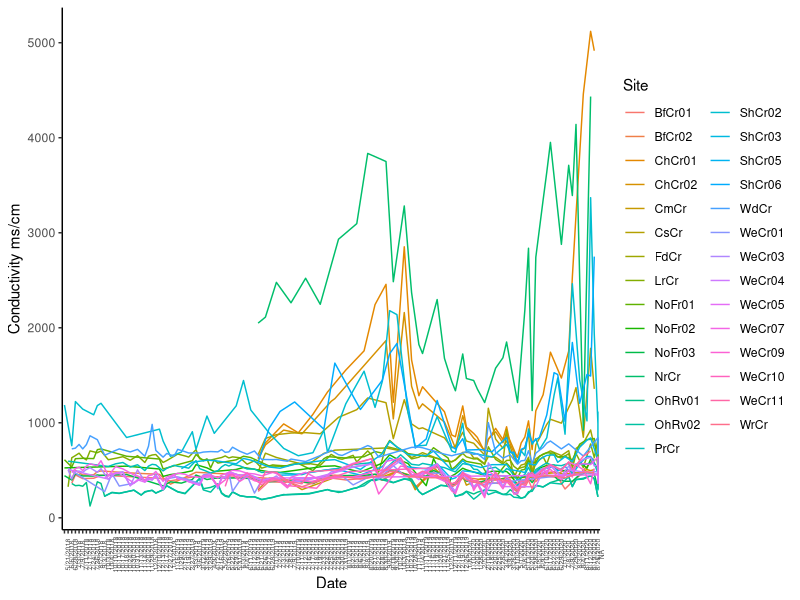
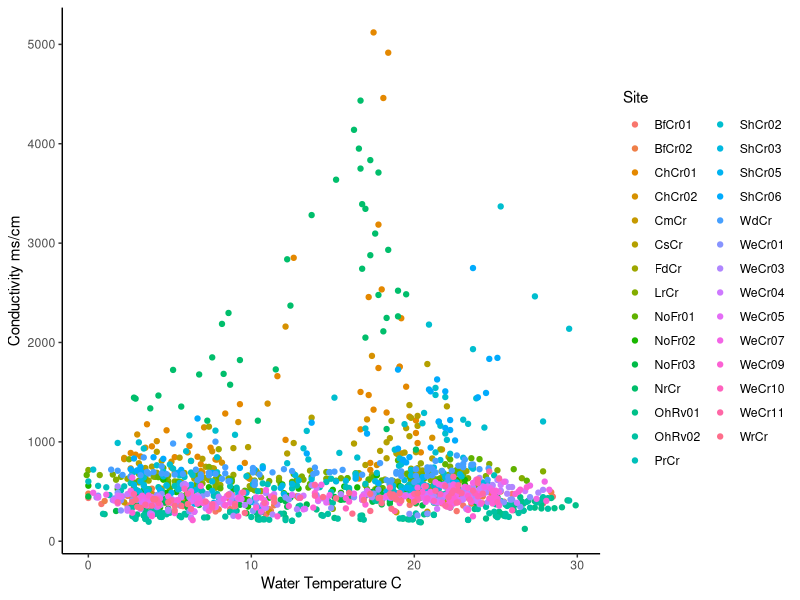
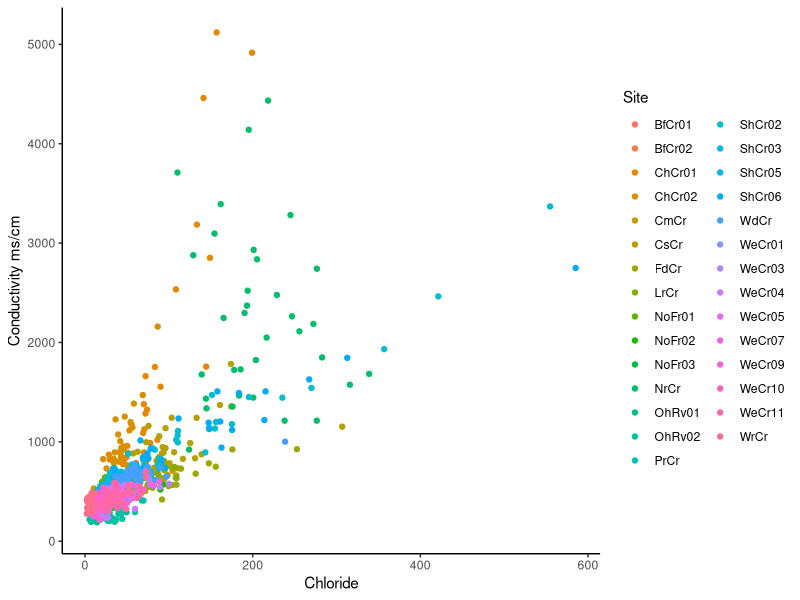

Source code (R) for these figures, in order: (Note: this script raises an error after producing the figures.)
waterchem2 <- read.csv("Water Chem.csv")

library(ggplot2)

levels(waterchem2$Date)
waterchem2$Date <- factor(waterchem2$Date, levels = c("2/7/18", "2/10/18", "2/20/18", "3/9/18","3/24/18","3/25/18",
                                                      "4/2/18", "4/9/18", "4/12/18","4/13/18","4/16/18", "4/20/18", "5/21/2018",
                                                      "6/6/2018", "6/28/2018", "7/3/2018", "7/9/2018", "7/11/2018", "7/17/2018", 
                                                      "7/24/2018",  "7/26/2018", "8/7/2018", "9/3/2018", "10/3/2018", "10/4/2018",
                                                      "10/10/2018", "10/11/2018", "10/17/2018", "10/18/2018", "10/24/2018",
                                                      "10/30/2018", "10/31/2018", "11/01/2018", "11/05/2018", "11/07/2018", 
                                                      "11/08/2018", "11/13/2018", "11/14/2018", "11/20/2018", "11/29/2018", 
                                                      "12/5/2018", "12/10/2018", "12/13/2018", "12/17/2018", "12/27/2018", 
                                                      "1/3/2019", "1/16/2019", "1/29/2019", "2/15/2019",  "2/19/2019", "2/27/2019", 
                                                      "3/3/2019", "3/6/2019", "3/12/2019", "3/26/2019", "3/29/2019", "4/9/2019", 
                                                      "4/12/2019", "4/16/2019", "5/2/2019", "5/16/2019", "5/22/2019", "5/29/2019",  
                                                      "5/31/2019", "6/3/2019", "6/4/2019", "6/11/2019",  "6/12/2019",  "6/19/2019",
                                                      "6/21/2019",  "6/26/2019", "6/27/2019",  "6/28/2019", "7/1/2019",  "7/2/2019",
                                                      "7/3/2019",  "7/4/2019", "7/8/2019", "7/9/2019", "7/10/2019", "7/11/2019", 
                                                      "7/12/2019",  "7/16/2019", "7/17/2019",  "7/18/2019",  "7/19/2019",   "7/23/2019", 
                                                      "7/24/2019",  "7/25/2019",  "7/26/2019",  "7/29/2019",  
                                                      "7/30/2019",  "7/31/2019", "8/1/2019",   "8/2/2019", "8/5/2019",   "8/6/2019",
                                                      "8/7/2019",   "8/8/2019", "8/20/2019",  "8/21/2019", "8/22/2019",  "8/28/2019",  
                                                      "8/30/2019", "9/8/2019", "9/18/2019", "9/30/2019", "10/2/2019", "10/3/2019",
                                                      "10/21/2019", "10/23/2019", "10/28/2019", "11/1/2019", "11/4/2019", "11/11/2019", 
                                                      "11/13/2019","11/14/2019", "11/16/2019", "11/19/2019","11/20/2019", "11/21/2019", 
                                                      "11/25/2019", "12/5/2019","12/11/2019", "12/18/2019", "12/19/2019", "12/26/2019",   
                                                      "1/8/2020", "1/10/2020", "1/20/2020","1/28/2020", "2/5/2020", 
                                                      "2/10/2020", "2/18/2020", "2/20/2020",  "2/25/2020", "2/28/2020", "3/4/2020",
                                                      "3/9/2020", "3/26/2020", "4/10/2020", "5/1/2020", "5/8/2020", "5/13/2020",
                                                      "5/20/2020", "5/28/2020", "6/5/2020", "6/9/2020", "6/10/2020", "6/17/2020",
                                                      "6/22/2020", "6/23/2020", "6/29/2020", "7/1/2020", "7/8/2020", "7/9/2020",
                                                      "7/29/2020", "8/3/2020", "8/4/2020", "8/11/2020", "8/12/2020", "8/19/2020",
                                                      "8/26/2020", "9/2/2020", "9/9/2020", "9/16/2020", "9/23/2020", "9/30/2020",
                                                      "10/2/2020", "10/7/2020", "10/14/2020", "10/20/2020", "11/18/2020", "11/24/2020",
                                                      "12/3/2020"))

ggplot(waterchem2,aes(x = Date ,y = Conductivity, colour = Site, group = Site)) + 
  geom_line() +
  theme_classic() +
  theme(axis.text.x = element_text(angle = 90)) +
  theme(axis.text.x = element_text(size=5)) +
  labs(y = "Conductivity ms/cm", x = "Date")

ggplot(waterchem2,aes(x = Water.Temp ,y = Conductivity, colour = Site, group = Site)) + 
  geom_point() +
  theme_classic() +
  labs(y = "Conductivity ms/cm", x = "Water Temperature C")

ggplot(waterchem2,aes(x = Chloride ,y = Conductivity, colour = Site, group = Site)) + 
  geom_point() +
  theme_classic() +
  labs(y = "Conductivity ms/cm", x = "Chloride")

################################################################################
#using julian day


ggplot(waterchem2,aes(x = Julian.Day ,y = Conductivity, colour = Site, group = Site)) + 
  geom_line() +
  theme_classic() +
  labs(y = "Conductivity ms/cm", x = "Julian Day")

##Wheeling Creek and tribs
WeCr <- read.csv("WeCr.csv")

ggplot(WeCr,aes(x = Julian.Day ,y = Conductivity, colour = Site, group = Site)) + 
  geom_line() +
  theme_classic() +
  labs(y = "Conductivity ms/cm", x = "Julian Day")


##North fork and short creek
NfSh <- read.csv("NfSh.csv")

ggplot(NfSh,aes(x = Julian.Day ,y = Conductivity, colour = Site, group = Site)) + 
  geom_line() +
  theme_classic() +
  labs(y = "Conductivity ms/cm", x = "Julian Day")

##Buffalo creek
BfCr <- read.csv("BfCr.csv")

ggplot(BfCr,aes(x = Julian.Day ,y = Conductivity, colour = Site, group = Site)) + 
  geom_line() +
  theme_classic() +
  labs(y = "Conductivity ms/cm", x = "Julian Day")

##AMD sites
AMDs <- read.csv("AMDs.csv")

ggplot(AMDs,aes(x = Julian.Day ,y = Conductivity, colour = Site, group = Site)) + 
  geom_line() +
  theme_classic() +
  labs(y = "Conductivity ms/cm", x = "Julian Day")
